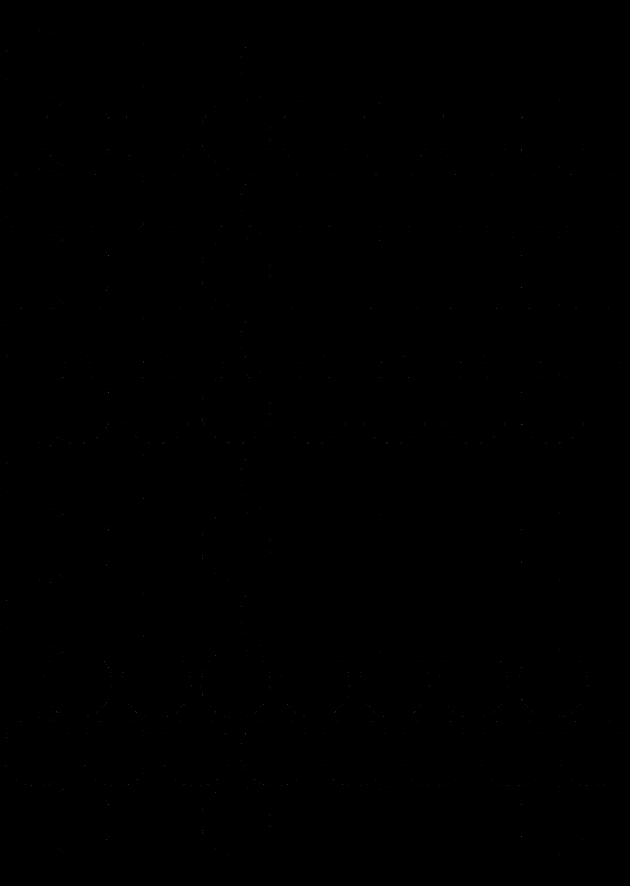
#> input picture backend/golden_tests/diff.png, 1890 x 2658 px (shown at 1/3 size); its folder holds only this picture in this run
$ python -i logo_rebuild.py   (imports and definitions only)
#> lines starting #> are read from the running program, lines starting #| are printed output that depends on the picture
#> further down, picture is the input picture: PIL image 1890x2658 RGB; mean R, G, B 0, 0, 0
"""Tiền xử lý ảnh và adapter native cho Phục hồi & Vector hóa Logo."""

from __future__ import annotations

import hashlib
import importlib
import math
import threading
from contextlib import contextmanager
from copy import deepcopy
from dataclasses import dataclass
from io import BytesIO
from typing import Any, Callable, Literal
from xml.etree import ElementTree

from PIL import Image, ImageCms, ImageOps

from app.core.system_memory import read_memory_status_mb, read_memory_tier_mb
from app.schemas.logo_rebuild import LogoPaletteSuggestion, LogoRebuildSettings


class LogoEngineUnavailable(RuntimeError):
    """Bản native hiện tại chưa chứa adapter vector hóa logo."""


class LogoJobConflict(RuntimeError):
    """Một job đang chạy đã dùng cùng mã do frontend cung cấp."""


class LogoJobCancelled(RuntimeError):
    """Người dùng đã hủy job preview."""


class LogoInputError(ValueError):
    """Đầu vào hợp lệ về định dạng nhưng không thể xử lý an toàn."""


@dataclass(frozen=True)
class PreparedLogo:
    width_px: int
    height_px: int
    rgba: bytes
    warnings: list[str]
    physical_width_mm: float | None = None
    physical_height_mm: float | None = None
    work_area_scale: float = 1.0
    polarity_ambiguous: bool = False
    partial_alpha: bool = False


@dataclass(frozen=True)
class LogoPreviewResult:
    svg: str
    width_px: int
    height_px: int
    warnings: list[str]
    engine: str
    engine_version: str
    status: Literal["ready", "review", "rejected"]
    complexity: dict[str, int | float]
    review_reasons: list[str]
    review_actions: list[str]
    physical_width_mm: float | None = None
    physical_height_mm: float | None = None
    result_schema_version: int | None = None
    artifact_sha256: str | None = None
    preprocess_hash: str | None = None
    native_metrics: dict[str, int | float] | None = None


@dataclass(frozen=True)
class StructuredNativeResult:
    svg: str
    artifact_sha256: str
    width_px: int
    height_px: int
    physical_width_mm: float | None
    physical_height_mm: float | None
    engine: str
    engine_version: str
    preprocess_hash: str
    metrics: dict[str, int | float]
    warnings: list[str]


_ACTIVE_JOBS_LOCK = threading.Lock()
_ACTIVE_JOBS: dict[str, Any] = {}
_LOGO_MEMORY_LOCK = threading.Lock()
_RESERVED_LOGO_MEMORY_MB = 0.0
_PALETTE_KMEANS_LOCK = threading.Lock()
_MAX_PALETTE_SAMPLE_PIXELS = 40_000
_MIN_PALETTE_COVERAGE = 0.01
_MIN_SMALL_ACCENT_COVERAGE = 0.001
_MIN_SMALL_ACCENT_CHROMA = 48.0
_MAX_SMALL_ACCENT_RMS_RGB = 45.0
_MAX_SMALL_ACCENT_SUGGESTIONS = 4
_MERGE_PALETTE_DISTANCE_RGB = 18.0
# LOGO-REBUILD (audit 2026-08-13 §LR4.02): sàn diện tích TUYỆT ĐỐI theo px ảnh
# nguồn (8×8) cho màu nhấn liền khối — các cổng coverage đều tương đối nên dấu
# nhỏ trên scan 2–8K (coverage < 0,1%) sẽ biến mất nếu chỉ xét tỷ lệ.
_MIN_ACCENT_SOURCE_AREA_PX = 64
_MAX_ENGINE_DESPECKLE_AREA_PX = 128
_STRUCTURED_RESULT_SCHEMA_VERSION = 1


# [423 lines left out: functions _load_native_module, logo_vectorizer_capabilities, _register_job, _discard_job, cancel_logo_job, reserve_logo_job and 18 more, not called in this run]


def _correct_illumination(image: Image.Image) -> Image.Image:
    if min(image.size) < 32:
        return image

    import cv2
    import numpy as np

    has_alpha = image.mode == "RGBA"
#> has_alpha = False
    array = np.asarray(image.convert("RGBA" if has_alpha else "RGB"))
    rgb = array[:, :, :3]
    lab = cv2.cvtColor(rgb, cv2.COLOR_RGB2LAB)
#> lab: shape (2658, 1890, 3); mean of channels 0, 1, 2 0, 128, 128
    lightness = lab[:, :, 0].astype(np.float32)
#> lightness: shape (2658, 1890) float32; values 0 (black) and 233 (white), 0.02% white in thin lines or dots
    sigma = max(5.0, min(image.size) / 30.0)
#> sigma = 63
    background = cv2.GaussianBlur(lightness, (0, 0), sigmaX=sigma, sigmaY=sigma)
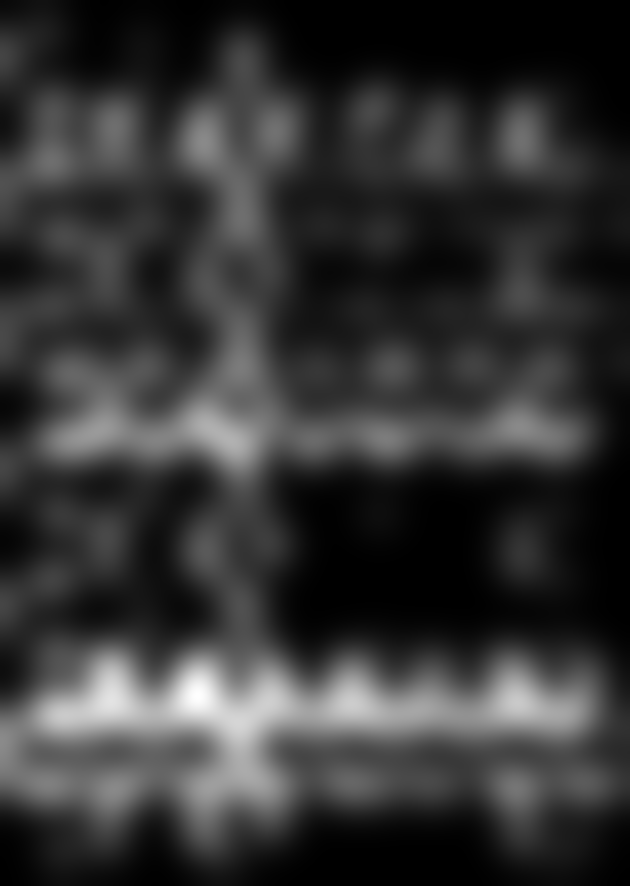
#> background: shape (2658, 1890) float32 (shown at 1/3 size); min 0, max 0.175, mean 0.0363; drawn with min black and max white
    anchor = float(np.median(background))
#> anchor = 0.03
    # [LOGO-FIX audit 2026-09-20 §VEC.PRE01]: Giới hạn biên độ bù trừ trường sáng tối đa 35 đơn vị L
    # để triệt tiêu hiện tượng quầng sáng (halo) làm nổi viền giả và bùng nổ hàng loạt contour rác trên artwork phẳng.
    correction = np.clip(anchor - background, -35.0, 35.0)
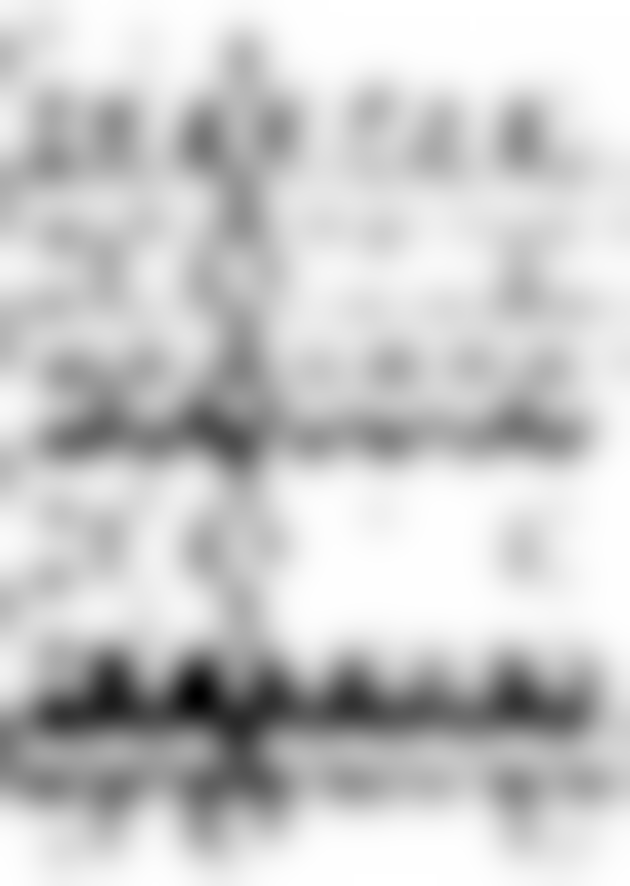
#> correction: shape (2658, 1890) float32 (shown at 1/3 size); min -0.145, max 0.03, mean -0.00624; drawn with min black and max white
    lab[:, :, 0] = np.clip(lightness + correction, 0, 255).astype(np.uint8)
#> lab: shape (2658, 1890, 3); mean of channels 0, 1, 2 0, 128, 128
    corrected_rgb = cv2.cvtColor(lab, cv2.COLOR_LAB2RGB)
    if has_alpha:
        corrected = np.dstack((corrected_rgb, array[:, :, 3]))
    else:
        corrected = corrected_rgb
    return Image.fromarray(corrected)


# [465 lines left out: functions _otsu_threshold, _normalize_monochrome_polarity, _accent_grid_pixel_budget, suggest_logo_palette, prepare_logo_image, _scaled_despeckle_size, not called in this run]


def _format_svg_number(value: float) -> str:
    return f"{value:.4f}".rstrip("0").rstrip(".")


# [538 lines left out: functions _apply_svg_geometry, _strip_svg_background, _structured_mapping, _structured_int, _structured_float, _structured_hash and 3 more, not called in this run]

>>> from PIL import Image
>>> picture = Image.open('../../golden_tests/diff.png')
>>> result = _correct_illumination(picture)
